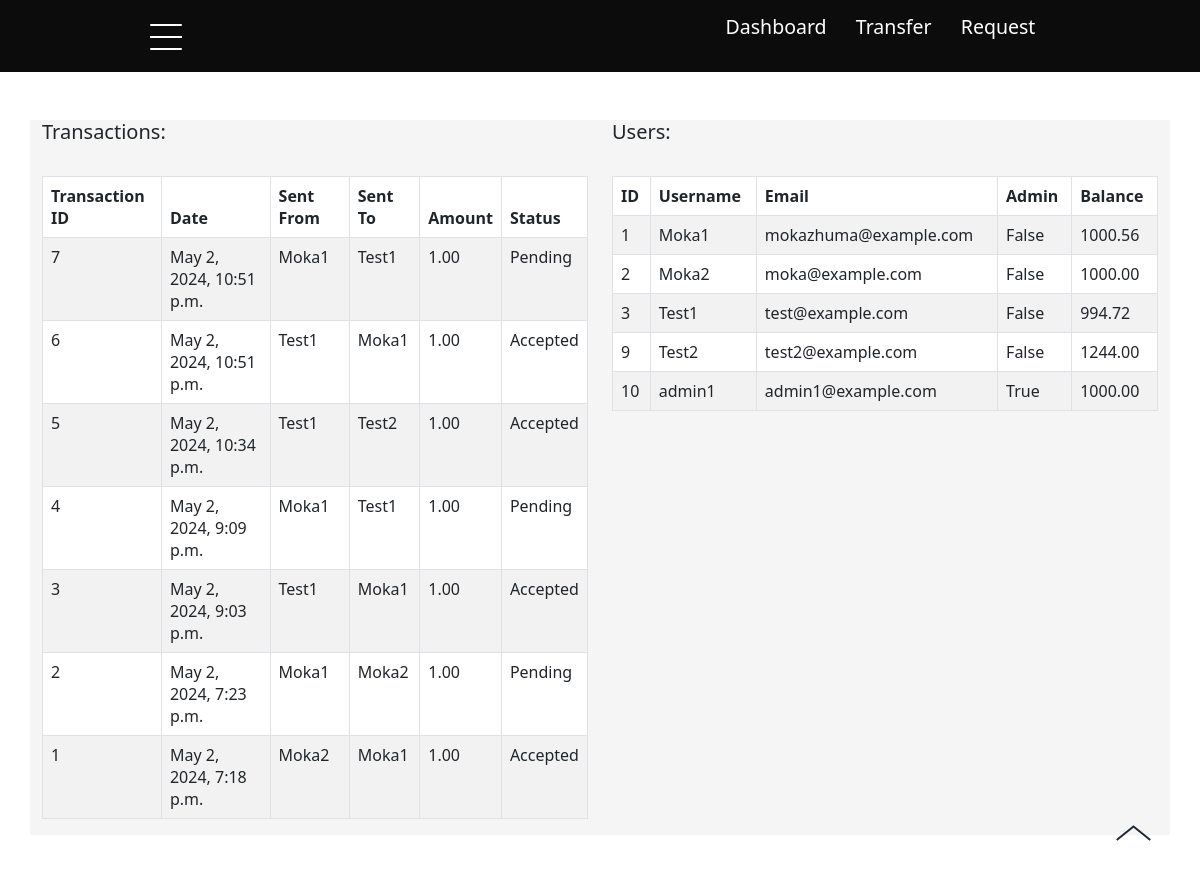
The page /webapps2024/admin/adminview/ (signed in) on the database its author committed.
### payapp/models.py (models this page shows, shortened)
class Transactions(models.Model):
    STATE_CHOICES = (
        ('Pending', 'Pending'),
        ('Accepted', 'Accepted'),
        ('Rejected', 'Rejected'),
    )
    transfering_money_to_user = models.ForeignKey(User, related_name='transfering_money_to_user', on_delete=models.CASCADE)
    receiving_money_from_user = models.ForeignKey(User, related_name='receiving_money_from_user', on_delete=models.CASCADE)
    state_of_transaction = models.CharField(max_length=10, choices=STATE_CHOICES, default="pending_transaction", null=False)
    transaction_date_time = models.DateTimeField(auto_now_add=False)
    amount = models.DecimalField(max_digits=10, decimal_places=2, null=False)

### register/models.py (models this page shows, shortened)
class UserAccounts(models.Model):
    CURRENCY_CODE = (
        ('USD', 'USD'),
        ('GBP', 'GBP'),
        ('EUR', 'EUR'),
    )
    username = models.ForeignKey(User, on_delete=models.CASCADE)
    balance = models.DecimalField(max_digits=10, decimal_places=2, default=1000)
    currency = models.CharField(max_length=3, choices=CURRENCY_CODE, null=False)

### adminapp/views.py (the view)
# urls.py: path('adminview/', views.admin_view, name='admin_view'),
@staff_member_required
@login_required
def admin_view(request):
    if not request.user.is_superuser:
        messages.error(request, "Unauthorized access.")
        return redirect('home')  # Redirect to a safe home page URL
    transaction_list = Transactions.objects.all().order_by('-transaction_date_time')[:10]  # Adjust as necessary
    user_list = UserAccounts.objects.all()  # You may want to filter or paginate this
    context = {'transaction_list': transaction_list, 'user_list': user_list, }
    return render(request, 'adminapp/admin.html', context)

### register/context_processors.py (called while the page is built)
@csrf_protect
def account(request):
    if request.user.is_authenticated:
        account = UserAccounts.objects.get(username=request.user)
        return {'account': account}
    return {}

### templates/adminapp/admin.html (shortened to what this page needs)
{% extends 'base.html' %}
{% load crispy_forms_tags %}
{% block content %}
    {% if user.is_authenticated %}
        <div style="background-color: #f5f5f5;" class="row" >
            <div class="col-md-6">
                {% if transaction_list|length > 0 %}
                    <h5>Transactions:</h5>
                    <br>
                    <table class="table table-striped table-bordered">
                        <thead>
                        <tr>
                            <th>Transaction ID</th>
                            <th>Date</th>
                            <th>Sent From</th>
                            <th>Sent To</th>
                            <th>Amount</th>
                            <th>Status</th>
                        </tr>
                        </thead>
                        <tbody>
                        {% for cmnt in transaction_list %}
                            <tr>
                                <td>{{ cmnt.id }}</td>
                                <td>{{ cmnt.transaction_date_time }}</td>
                                <td>{{ cmnt.transfering_money_to_user.username }}</td>
                                <td>{{ cmnt.receiving_money_from_user.username }}</td>
                                <td>{{ cmnt.amount }}</td>
                                <td>{{ cmnt.state_of_transaction }}</td>
                            </tr>
                        {% endfor %}
                        </tbody>
                    </table>
                {% else %}
                    <h5>There are no transactions</h5>
                {% endif %}
            </div>
            <div class="col-md-6">
                {% if user_list|length > 0 %}
                    <h5>Users:</h5>
                    <br>
                    <table class="table table-striped table-bordered">
                        <thead>
                        <tr>
                            <th>ID</th>
                            <th>Username</th>
                            <th>Email</th>
                            <th>Admin</th>
                            <th>Balance</th>
                        </tr>
                        </thead>
                        <tbody>
                        {% for usr in user_list %}
                            <tr>
                                <td>{{ usr.username.id }}</td>
                                <td>{{ usr.username.username }}</td>
                                <td>{{ usr.username.email }}</td>
                                <td>{{ usr.username.is_superuser }}</td>
                                <td>{{ usr.balance }}</td>
                            </tr>
                        {% endfor %}
                        </tbody>
                    </table>
                {% else %}
                    <h5>There are no users</h5>
                {% endif %}
            </div>
        </div>
    {% else %}
        <h5>PayApp Homepage.</h5>
    {% endif %}
{% endblock %}

### templates/base.html (shortened to what this page needs)
{% load static %}
<html lang="en">
{% load crispy_forms_tags %}
<head>
    <link href="{% static 'webapps2024/css/header.css' %}" rel="stylesheet"/>
    <link href="{% static 'webapps2024/css/footer.css' %}" rel="stylesheet"/>
    <link href="{% static 'webapps2024/css/login.css' %}" rel="stylesheet"/>
    <link href="https://cdn.jsdelivr.net/npm/bootstrap@5.3.1/dist/css/bootstrap.min.css" rel="stylesheet">
    <link href="https://use.fontawesome.com/releases/v5.8.2/css/all.css" rel="stylesheet"/>
    <link href="https://unicons.iconscout.com/release/v2.1.9/css/unicons.css" rel="stylesheet"/>
    <link href="https://cdn.jsdelivr.net/npm/bootstrap@5.3.0-alpha1/dist/css/bootstrap.min.css"
          rel="stylesheet"
/>
</head>
<body>
<nav id="navbar">
    <div class="nav-left">
        <div id="button1" class="nav-button">
            <span></span>
            <span></span>
            <span></span>
        </div>
    </div>
    {% if user.is_authenticated %}
        <div class="nav-right">
            <ul id="navbar-items">
                <li class="navbar-item no-mob"><a class="navbar-item-inner" href="{% url 'payapp:dashboard' %}"><span> Dashboard</span></a></li>
                <li class="navbar-item no-mob"><a class="navbar-item-inner" href="{% url 'payapp:transfer' %}"><span> Transfer</span></a></li>
                <li class="navbar-item no-mob"><a class="navbar-item-inner" href="{% url 'payapp:request' %}"><span> Request </span></a></li>
            </ul>
        </div>
    {% endif %}
</nav>
<div class="back-to-top" style="display: block; opacity: 1;">
    <a class="semplice-event" href="#" data-event-type="helper" data-event="scrollToTop" style="opacity: 1;">
    </a>
</div>
<main>
    <div class="container py-5">
        {% block content %}
        {% endblock content %}
    </div>
</main>
</body>
</html>

### static/webapps2024/css/header.css (style rules this page uses)
:root { --bc: #0c0c0d; --bc-gray: #0d0e10; --bc-purple: #1e2731; --bc-purple-darker: #181c23; --bc-nav-foot: #101317; --section: #0e0e10; --primary: #94c2e3; --secondary: #4888b5; --white: #ffffff; --black: #000000; --dark-blue: #1f2029; --extra-dark-blue: #13141a; --red: #da2c4d; --orange: #fd7e14; --yellow: #f8ab37; --warning: #ffc107; --green: #28a745; --light-green: #24e33a; --teal: #20c997; --cyan: #17a2b8; --blue: #007bff; --indigo: #6610f2; --purple: #6f42c1; --pink: #e83e8c; --light-gray: #ebecf2; --bright-gray: #d9d5de; --gray: #6c757d; --gray-extra-dark: #343a40; --dark: #343a40; --m-darkred: #aa0000; --m-red: #ff5555; --m-gold: #ffaa00; --m-yellow: #ffff55; --m-green: #55ff55; --m-darkgreen: #00aa00; --m-darkaqua: #00aaaa; --m-aqua: #55ffff; --m-blue: #94c2e3; --m-darkblue: #0000aa; --m-purple: #aa00aa; --m-pink: #ff55ff; --m-gray: #aaaaaa; --m-darkgray: #555555; --gradient: linear-gradient(45deg, rgba(148,194,227,1) 0%, rgba(72,136,181,1) 100%); --gradient2: linear-gradient(45deg, rgba(148,194,227,1) 0%, rgba(72,136,181,1) 100%); --heading: 3.4rem; --heading-medium: 2rem; --paragraph: 1.1rem; --button-large: 1.6rem; --button-small: 1.2rem; --button-smallest: 1rem; --font-main: -apple-system,BlinkMacSystemFont,"Segoe UI",Roboto,"Helvetica Neue",Arial,"Noto Sans",sans-serif,"Apple Color Emoji","Segoe UI Emoji","Segoe UI Symbol","Noto Color Emoji"; --font-secondary: SFMono-Regular,Menlo,Monaco,Consolas,"Liberation Mono","Courier New",monospace; --font-slim: "Roboto"; }
* { box-sizing: border-box; }
html, body { margin: 0; width: 100%; min-height: 100vh; font-family: var(--font-main); scroll-behavior: smooth; -webkit-font-smoothing: antialiased; background-color: var(--bc-gray); transition: background-color .2s ease-in-out; }
main { min-height: 100vh; }
.back-to-top { position: fixed; right: 30px; bottom: 30px; display: none; z-index: 98; }
.back-to-top a svg { fill: var(--bc-purple); }
.back-to-top a { display: block; padding: 10px; cursor: pointer; opacity: 0; transition: all .35s ease-in-out; }
#navbar { top: 0; width: 100%; height: 4.5em; background-color: var(--bc); display: grid; grid-template-columns: 1fr 30% 35% 1fr; position: relative; z-index: 500; }
.nav-left { height: 100%; grid-column: 2; display: flex; justify-content: flex-start; align-items: center; }
.nav-right { height: 100%; grid-column: 3; display: flex; justify-content: flex-end; align-items: center; }
.nav-button { margin: 0; width: 2em; height: 1.5em; position: relative; -webkit-transform: rotate(0deg); -moz-transform: rotate(0deg); -o-transform: rotate(0deg); transform: rotate(0deg); -webkit-transition: .35s cubic-bezier(.175,.685,.32,1.175); -moz-transition: .35s cubic-bezier(.175,.685,.32,1.175); -o-transition: .35s cubic-bezier(.175,.685,.32,1.175); transition: .35s cubic-bezier(.175,.685,.32,1.175); cursor: pointer; z-index: 110; }
.nav-button span { display: block; position: absolute; height: 2px; width: 100%; background: var(--white); border-radius: 19px; opacity: 1; left: 0; -webkit-transform: rotate(0deg); -moz-transform: rotate(0deg); -o-transform: rotate(0deg); transform: rotate(0deg); -webkit-transition: .35s cubic-bezier(.175,.685,.32,1.175); -moz-transition: .35s cubic-bezier(.175,.685,.32,1.175); -o-transition: .35s cubic-bezier(.175,.685,.32,1.175); transition: .35s cubic-bezier(.175,.685,.32,1.175); }
.nav-button span:nth-child(1) { top: 0; }
.nav-button span:nth-child(2),.nav-button span:nth-child(3) { top: 0.75em; }
.nav-button span:nth-child(4) { top: 1.5em; }
#navbar-items { padding: 0; list-style-type: none; display: flex; justify-content: flex-end; align-items: center; }
.navbar-item { margin: 0 .75em; line-height: 0; color: var(--white); font-size: 1.22rem; font-weight: 300; cursor: pointer; }
.navbar-item-inner { margin: 0; text-decoration: none; color: var(--white); transition: color .3s; }
.navbar-item-inner::after { border-bottom: 2px solid var(--primary); content: ''; display: block; position: relative; left: 0; top: 6px; transition: width .3s; width: 0; }
@media (max-width: 1440px) { #navbar { grid-template-columns: 1fr 30% 45% 1fr; } }

### static/webapps2024/css/footer.css (style rules this page uses)
html, body { margin: 0; padding: 0; font-family: 'Lato', sans-serif; color: #1f4568; }
body { background-size:cover; background-repeat:no-repeat; background-position: center; }

### static/webapps2024/css/login.css (style rules this page uses)
* { margin:0; padding:0; }
body { background-size:cover; font-family:junge,georgia; text-align:center; }

### rows shown on the page
Transactions: id "7", transaction_date_time "May 2, 2024, 10:51 p.m.", transfering_money_to_user.username "Moka1", receiving_money_from_user.username "Test1", amount "1.00", state_of_transaction "Pending"
Transactions: id "6", transaction_date_time "May 2, 2024, 10:51 p.m.", transfering_money_to_user.username "Test1", receiving_money_from_user.username "Moka1", amount "1.00", state_of_transaction "Accepted"
Transactions: id "5", transaction_date_time "May 2, 2024, 10:34 p.m.", transfering_money_to_user.username "Test1", receiving_money_from_user.username "Test2", amount "1.00", state_of_transaction "Accepted"
Transactions: id "4", transaction_date_time "May 2, 2024, 9:09 p.m.", transfering_money_to_user.username "Moka1", receiving_money_from_user.username "Test1", amount "1.00", state_of_transaction "Pending"
Transactions: id "3", transaction_date_time "May 2, 2024, 9:03 p.m.", transfering_money_to_user.username "Test1", receiving_money_from_user.username "Moka1", amount "1.00", state_of_transaction "Accepted"
Transactions: id "2", transaction_date_time "May 2, 2024, 7:23 p.m.", transfering_money_to_user.username "Moka1", receiving_money_from_user.username "Moka2", amount "1.00", state_of_transaction "Pending"
Transactions: id "1", transaction_date_time "May 2, 2024, 7:18 p.m.", transfering_money_to_user.username "Moka2", receiving_money_from_user.username "Moka1", amount "1.00", state_of_transaction "Accepted"
UserAccounts: username.id "1", username.username "Moka1", username.email "mokazhuma@example.com", username.is_superuser "False", balance "1000.56"
UserAccounts: username.id "2", username.username "Moka2", username.email "moka@example.com", username.is_superuser "False", balance "1000.00"
UserAccounts: username.id "3", username.username "Test1", username.email "test@example.com", username.is_superuser "False", balance "994.72"
UserAccounts: username.id "9", username.username "Test2", username.email "test2@example.com", username.is_superuser "False", balance "1244.00"
UserAccounts: username.id "10", username.username "admin1", username.email "admin1@example.com", username.is_superuser "True", balance "1000.00"
